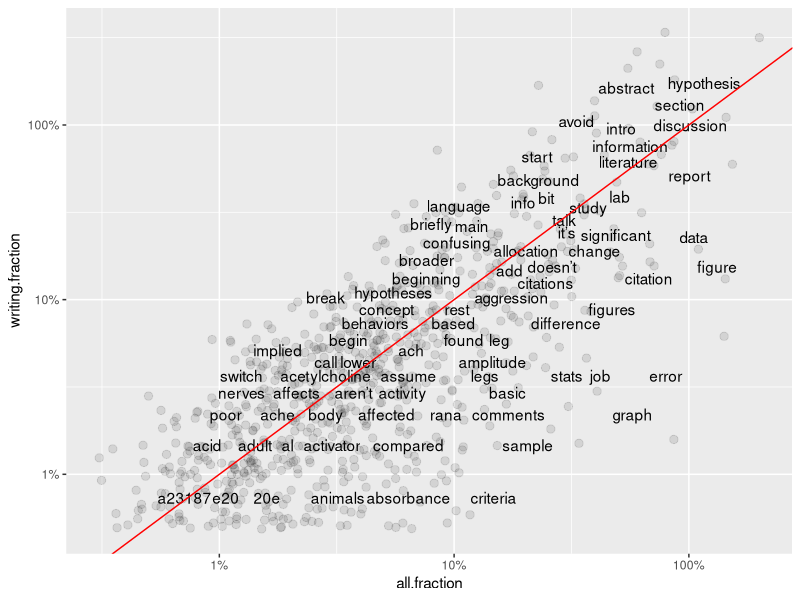
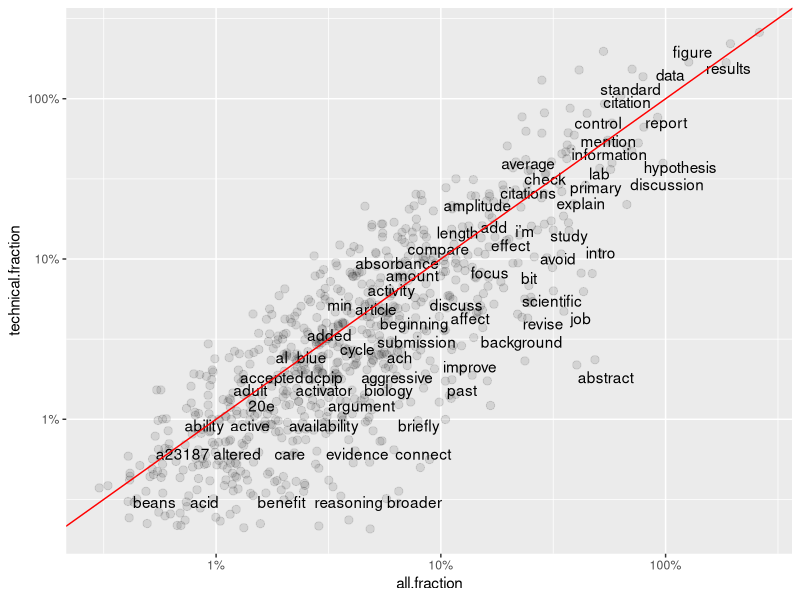
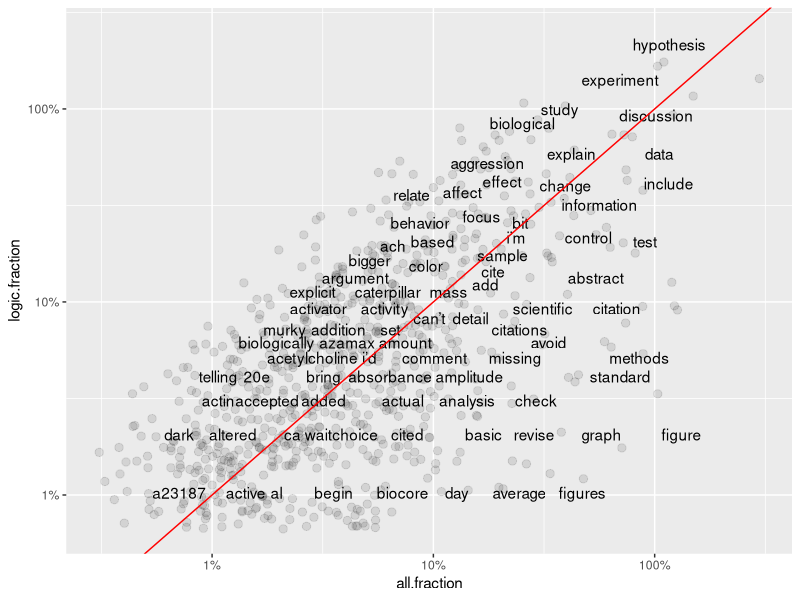
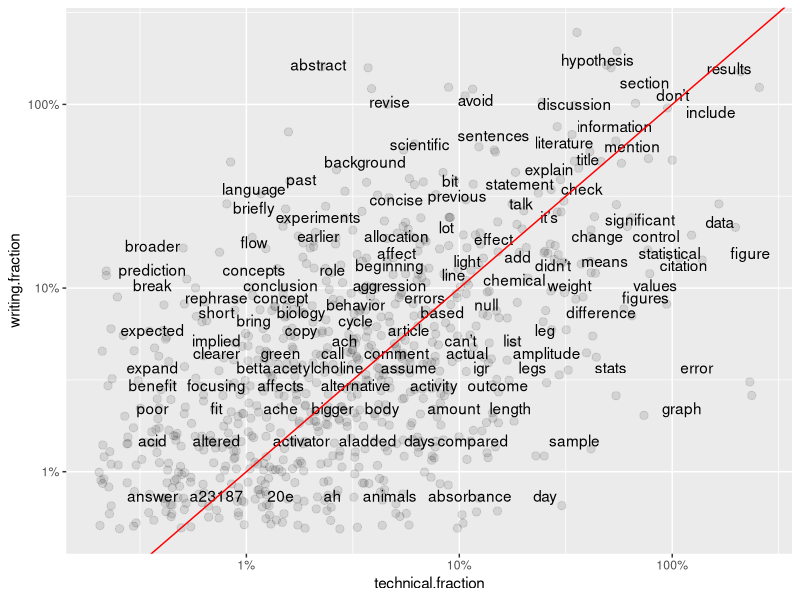
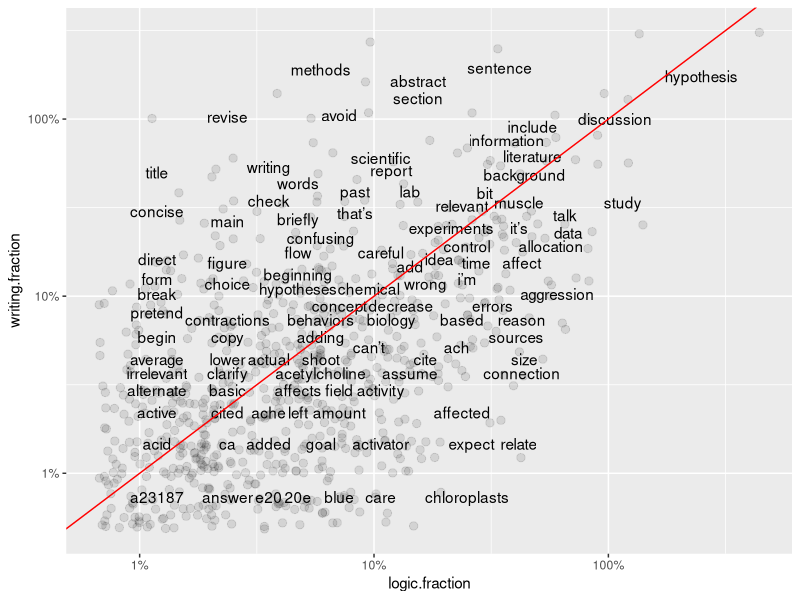
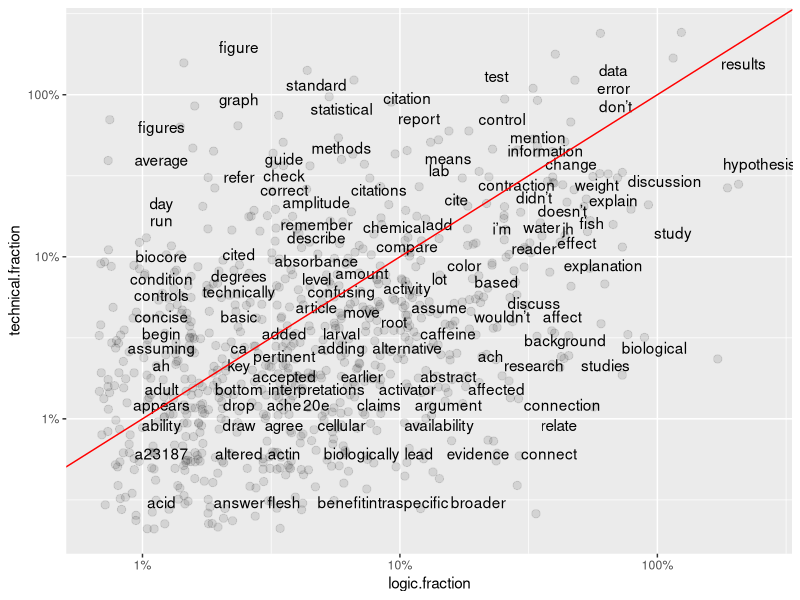
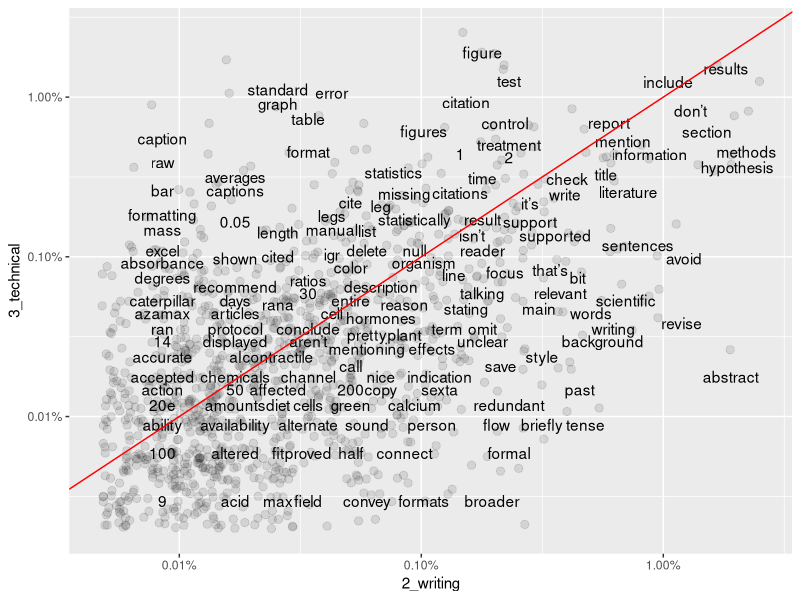
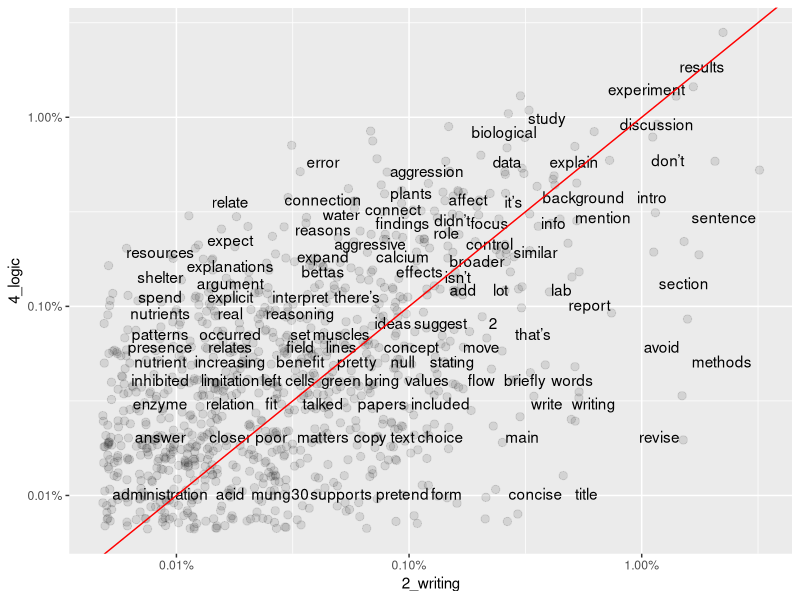

Generate these figures, in order, with R:
## ---- chunk 1
knitr::opts_chunk$set(echo = TRUE)
## ---- chunk 2
# Call in tidyverse, other required libraries.
library(tidyverse)
library(tidytext)
library(dplyr)
library(tidyr)
library(ggplot2)
library(scales)

#Read in CSV as a starting dataframe named "base_data". 
base_data <- read_csv(file='data/coded_full_comments_dataset_Spring18anonVERB.csv')
## ---- chunk 3
#Tokenize phrases, remove the stop words listed in R's standard reference file.
base_data_tokenized <- base_data %>% 
  unnest_tokens(word,ta.comment)

#ALTERNATIVE METHOD for pulling out stopwords.  
sortedwords.comments.all <- base_data_tokenized %>%
  filter(!word %in% stop_words$word,
         !word %in% str_remove_all(stop_words$word, "'"),
         str_detect(word, "[a-z]")) %>%
  count(word, word, sort = TRUE) %>%
  ungroup()

#Calculate total # of words
total_words.all <- sortedwords.comments.all %>% 
  summarize(total = sum(n))

#Calculate then append fractional word frequencies.
sortedwords.comments.all.fraction <- sortedwords.comments.all %>% as_tibble() %>% mutate(
  all.fraction = (n*100)/total_words.all$total
  )

#Select SUBSETs of tokenized data based on code.subject: 
base_data_tokenized.basic <- subset(base_data_tokenized, code.subject == "1_basic", select = (1:28))
base_data_tokenized.writing <- subset(base_data_tokenized, code.subject == "2_writing", select = (1:28))
base_data_tokenized.technical <- subset(base_data_tokenized, code.subject == "3_technical", select = (1:28))
base_data_tokenized.logic <- subset(base_data_tokenized, code.subject == "4_logic", select = (1:28))


#For each subset, filter stopwords, count words and total, then calculate frequencies.
sortedwords.basic <- base_data_tokenized.basic %>%
  filter(!word %in% stop_words$word,
         !word %in% str_remove_all(stop_words$word, "'"),
         str_detect(word, "[a-z]")) %>%
  count(word, word, sort = TRUE) %>%
  ungroup()

#Calculate the number of words in total in the subset
total_words.basic <- sortedwords.basic %>% 
  summarize(total = sum(n))

#Mutate table to calculate then append fractional word frequency in the text.
sortedwords.basic.fraction <- sortedwords.basic %>% as_tibble() %>% mutate(
  basic.fraction = (n*100)/total_words.basic$total
)
#Repeats for subset 2
sortedwords.writing <- base_data_tokenized.writing %>%
  filter(!word %in% stop_words$word,
         !word %in% str_remove_all(stop_words$word, "'"),
         str_detect(word, "[a-z]")) %>%
  count(word, word, sort = TRUE) %>%
  ungroup()

total_words.writing <- sortedwords.writing %>% 
  summarize(total = sum(n))

sortedwords.writing.fraction <- sortedwords.writing %>% as_tibble() %>% mutate(
  writing.fraction = (n*100)/total_words.writing$total
)

#Repeats for subset 3
sortedwords.technical <- base_data_tokenized.technical %>%
  filter(!word %in% stop_words$word,
         !word %in% str_remove_all(stop_words$word, "'"),
         str_detect(word, "[a-z]")) %>%
  count(word, word, sort = TRUE) %>%
  ungroup()

total_words.technical <- sortedwords.technical %>% 
  summarize(total = sum(n))

sortedwords.technical.fraction <- sortedwords.technical %>% as_tibble() %>% mutate(
  technical.fraction = (n*100)/total_words.technical$total
)

#Repeats for subset 4
sortedwords.logic <- base_data_tokenized.logic %>%
  filter(!word %in% stop_words$word,
         !word %in% str_remove_all(stop_words$word, "'"),
         str_detect(word, "[a-z]")) %>%
  count(word, word, sort = TRUE) %>%
  ungroup()

total_words.logic <- sortedwords.logic %>% 
  summarize(total = sum(n))

sortedwords.logic.fraction <- sortedwords.logic %>% as_tibble() %>% mutate(
  logic.fraction = (n*100)/total_words.logic$total
)
## ---- chunk 4
total <- merge(sortedwords.comments.all.fraction,sortedwords.technical.fraction,by="word") 
total2 <- merge(total,sortedwords.writing.fraction,by="word")
total3 <- merge(total2,sortedwords.logic.fraction,by="word")
#rename lines that were possibly confusing
names(total3)[2] <- "all.count"
names(total3)[4] <- "technical.count"
names(total3)[6] <- "writing.count"
names(total3)[8] <- "logic.count"

#Mutate table to calculate then append fractional word frequency in the text.
total4 <- total3 %>% as_tibble() %>% mutate(
  writing.wt = (writing.count *100)/all.count
)

total5 <- total4 %>% as_tibble() %>% mutate(
  technical.wt = (technical.count *100)/all.count
)

total6 <- total5 %>% as_tibble() %>% mutate(
  logic.wt = (logic.count *100)/all.count
)

## ---- chunk 5
ggplot(total6, aes(`all.fraction`,`writing.fraction`)) +
  geom_jitter(alpha = 0.1, size = 2.5, width = 0.25, height = 0.25) +
  geom_text(aes(label = word), check_overlap = TRUE, vjust = 1.5) +
  scale_x_log10(labels = percent_format()) +
  scale_y_log10(labels = percent_format()) +
  geom_abline(color = "red")

ggplot(total6, aes(`all.fraction`,`technical.fraction`)) +
  geom_jitter(alpha = 0.1, size = 2.5, width = 0.25, height = 0.25) +
  geom_text(aes(label = word), check_overlap = TRUE, vjust = 1.5) +
  scale_x_log10(labels = percent_format()) +
  scale_y_log10(labels = percent_format()) +
  geom_abline(color = "red")

ggplot(total6, aes(`all.fraction`,`logic.fraction`)) +
  geom_jitter(alpha = 0.1, size = 2.5, width = 0.25, height = 0.25) +
  geom_text(aes(label = word), check_overlap = TRUE, vjust = 1.5) +
  scale_x_log10(labels = percent_format()) +
  scale_y_log10(labels = percent_format()) +
  geom_abline(color = "red")

ggplot(total6, aes(`technical.fraction`,`writing.fraction`)) +
  geom_jitter(alpha = 0.1, size = 2.5, width = 0.25, height = 0.25) +
  geom_text(aes(label = word), check_overlap = TRUE, vjust = 1.5) +
  scale_x_log10(labels = percent_format()) +
  scale_y_log10(labels = percent_format()) +
  geom_abline(color = "red")

ggplot(total6, aes(`logic.fraction`,`writing.fraction`)) +
  geom_jitter(alpha = 0.1, size = 2.5, width = 0.25, height = 0.25) +
  geom_text(aes(label = word), check_overlap = TRUE, vjust = 1.5) +
  scale_x_log10(labels = percent_format()) +
  scale_y_log10(labels = percent_format()) +
  geom_abline(color = "red")

ggplot(total6, aes(`logic.fraction`,`technical.fraction`)) +
  geom_jitter(alpha = 0.1, size = 2.5, width = 0.25, height = 0.25) +
  geom_text(aes(label = word), check_overlap = TRUE, vjust = 1.5) +
  scale_x_log10(labels = percent_format()) +
  scale_y_log10(labels = percent_format()) +
  geom_abline(color = "red")
## ---- chunk 6
# Isolate table rows to compare. Then reduce larger dataframe to only 2 required columns of data.
frequency_writing <- filter(base_data, code.subject=="2_writing"|code.subject=="3_technical"|code.subject=="4_logic")
frequency_writing.subcolumns <- frequency_writing %>% select(1, 22:23)

# Tokenize phrases, remove stop words listed in standard reference file.
base_data_tokenized <- frequency_writing.subcolumns %>% 
  unnest_tokens(word,ta.comment) %>% 
  anti_join(stop_words)

#At this point the dataframe should have "Unique.Record" in column 1, "code.subject" in column 2, and the unnested "word" in column 3. All columns are class = "character". Stop words listed in the "stop_words" R reference data file have been removed.

#Block below re-organizes the data for comparisons. This pattern sets "2_writing" as the first dataset, then all other data in remaining columns.
#Groups by code.subject, calculated proportional frequency in each group.
#Final step creates 4 columns: word, 2_writing, code.subject, proportion
#Stats need this format to be able to compare 2_writing against other values.
base_data_tokenized_sorted2 <- base_data_tokenized %>% 
  group_by(code.subject) %>%
  count(code.subject, word, sort=TRUE) %>% 
  mutate(proportion = n / sum(n)) %>% 
  select(-n) %>% 
  spread(code.subject, proportion) %>% 
  gather(code.subject, proportion, `3_technical`:`4_logic`)

#The dataframe called "base_data_tokenized_sorted2" is the final 4-column dataframe for statistical analysis. Individual words are in column 1, "2_writing" frequency is in Column 2, "code.subject" is in column 3, and "proportion" is in column 4. Columns 1 and 3 are class = "character", 2 and 4 are numeric ranges. 

#This structure is needed in order to compare word (in Column 1) frequencies for 2. Writing Quality (Column 2) as Y values against the frequencies of those same words (in Column 4) as X axes. WHICH subset of X values to use is coded in Column 3.

#Pearson correlation between frequency of words in 2_writing versus 3_technical and 2_writing versus 4_logic sub-categories.
cor.test(data = base_data_tokenized_sorted2[base_data_tokenized_sorted2$code.subject == "3_technical",], 
         ~ proportion + `2_writing`)

cor.test(data = base_data_tokenized_sorted2[base_data_tokenized_sorted2$code.subject == "4_logic",], 
         ~ proportion + `2_writing`)

coroutput23 <-cor.test(data = base_data_tokenized_sorted2[base_data_tokenized_sorted2$code.subject == "3_technical",], 
         ~ proportion + `2_writing`)
coroutput24 <-cor.test(data = base_data_tokenized_sorted2[base_data_tokenized_sorted2$code.subject == "4_logic",], 
         ~ proportion + `2_writing`)

#Comparing sub-groups 3_technical and 4_logic requires recreating the dataframe in a slightly different format that excludes the data rows for 2_writing.

# Isolate table rows to compare. Then reduce larger dataframe to only 2 required columns of data.
frequency_writing3 <- filter(base_data, code.subject=="3_technical"|code.subject=="4_logic")
frequency_writing.subcolumns3 <- frequency_writing3 %>% select(1, 22:23)

# Tokenize phrases, remove stop words listed in standard reference file.
base_data_tokenized3 <- frequency_writing.subcolumns3 %>% 
  unnest_tokens(word,ta.comment) %>% 
  anti_join(stop_words)

#At this point the dataframe should have "Unique.Record" in column 1, "code.subject" in column 2, and the unnested "word" in column 3. All columns are class = "character". Stop words listed in the "stop_words" R reference data file have been removed.

#Block below re-organizes the data for comparisons. This pattern sets "3_technical" as the first dataset, then all other data in remaining columns.
#Groups by code.subject, calculated proportional frequency in each group.
#Final step creates 4 columns: word, 3_technical, code.subject, proportion
#Stats need this format to be able to compare 3_technical against other values.
base_data_tokenized_sorted3 <- base_data_tokenized3 %>% 
  group_by(code.subject) %>%
  count(code.subject, word, sort=TRUE) %>% 
  mutate(proportion = n / sum(n)) %>% 
  select(-n) %>% 
  spread(code.subject, proportion) %>% 
  gather(code.subject, proportion,`4_logic`)

#The dataframe called "base_data_tokenized_sorted3" is the final 4-column dataframe for statistical analysis. Individual words are in column 1, "3_technical" frequency is in Column 2, "code.subject" is in column 3, and "proportion" is in column 4. Columns 1 and 3 are class = "character", 2 and 4 are numeric ranges. 

#This structure is needed in order to compare word (in Column 1) frequencies for 3_technical (Column 2) as Y values against the frequencies of those same words (in Column 4) as X axes. WHICH subset of X values to use is coded in Column 3.

#Pearson correlation** between the frequency of words in 3_technical versus 4_logic sub-categories.
coroutput34 <-cor.test(data = base_data_tokenized_sorted3[base_data_tokenized_sorted3$code.subject == "4_logic",], 
         ~ proportion + `3_technical`)

broom::tidy(coroutput23)
broom::tidy(coroutput24)
broom::tidy(coroutput34)
## ---- chunk 7
#Create groups by code.subject, calculates proportional frequency in each group.
#Final step creates 5 columns: code.subject, n, word, total, frequency.
base_data_tokenized_sorted2 <- base_data_tokenized %>% 
  group_by(code.subject) %>%
  count(code.subject, word, sort=TRUE) %>% 
  left_join(base_data_tokenized %>% 
  group_by(code.subject) %>% 
  summarise(total = n())) %>%
  mutate(freq = n/total)

base_data_tokenized_sorted2v3 <- base_data_tokenized_sorted2 %>% 
  select(code.subject, word, freq) %>% 
  spread(code.subject, freq) %>%
  arrange(`2_writing`,`3_technical`)

ggplot(base_data_tokenized_sorted2v3, aes(`2_writing`,`3_technical`)) +
  geom_jitter(alpha = 0.1, size = 2.5, width = 0.25, height = 0.25) +
  geom_text(aes(label = word), check_overlap = TRUE, vjust = 1.5) +
  scale_x_log10(labels = percent_format()) +
  scale_y_log10(labels = percent_format()) +
  geom_abline(color = "red")
  #ggsave("Freqplot_3vs2.png", width = 10, height = 6)

#Comparing 2 vs. 4.
base_data_tokenized_sorted2v4 <- base_data_tokenized_sorted2 %>% 
  select(code.subject, word, freq) %>% 
  spread(code.subject, freq) %>%
  arrange(`2_writing`,`4_logic`)

ggplot(base_data_tokenized_sorted2v3, aes(`2_writing`,`4_logic`)) +
  geom_jitter(alpha = 0.1, size = 2.5, width = 0.25, height = 0.25) +
  geom_text(aes(label = word), check_overlap = TRUE, vjust = 1.5) +
  scale_x_log10(labels = percent_format()) +
  scale_y_log10(labels = percent_format()) +
  geom_abline(color = "red")
  #ggsave("Freqplot_4vs2.png", width = 10, height = 6)

#Create groups by code.subject, calculates proportional frequency in each group.
#Final step creates 5 columns: code.subject, n, word, total, frequency.
base_data_tokenized_sorted3 <- base_data_tokenized %>% 
  group_by(code.subject) %>%
  count(code.subject, word, sort=TRUE) %>% 
  left_join(base_data_tokenized %>% 
  group_by(code.subject) %>% 
  summarise(total = n())) %>%
  mutate(freq = n/total)

#Set up comparison for 3 vs. 4.
base_data_tokenized_sorted3v4 <- base_data_tokenized_sorted3 %>% 
  select(code.subject, word, freq) %>% 
  spread(code.subject, freq) %>%
  arrange(`2_writing`,`4_logic`)

ggplot(base_data_tokenized_sorted3v4, aes(`3_technical`,`4_logic`)) +
  geom_jitter(alpha = 0.1, size = 2.5, width = 0.25, height = 0.25) +
  geom_text(aes(label = word), check_overlap = TRUE, vjust = 1.5) +
  scale_x_log10(labels = percent_format()) +
  scale_y_log10(labels = percent_format()) +
  geom_abline(color = "red")
  #ggsave("Freqplot_4vs3.png", width = 10, height = 6)
## ---- chunk 8
word_ratios2v3 <- base_data_tokenized %>%
  count(word, code.subject) %>%
  group_by(word) %>%
  filter(sum(n) >= 10) %>%
  ungroup() %>%
  spread(code.subject, n, fill = 0) %>%
  mutate_if(is.numeric, funs((. + 1) / (sum(.) + 1))) %>%
  mutate(logratio = log(`2_writing`/`3_technical`)) %>%
  arrange(desc(logratio))

word_ratios3v4 <- base_data_tokenized %>%
  count(word, code.subject) %>%
  group_by(word) %>%
  filter(sum(n) >= 10) %>%
  ungroup() %>%
  spread(code.subject, n, fill = 0) %>%
  mutate_if(is.numeric, funs((. + 1) / (sum(.) + 1))) %>%
  mutate(logratio = log(`3_technical`/`4_logic`)) %>%
  arrange(desc(logratio))

word_ratios2v4 <- base_data_tokenized %>%
  count(word, code.subject) %>%
  group_by(word) %>%
  filter(sum(n) >= 10) %>%
  ungroup() %>%
  spread(code.subject, n, fill = 0) %>%
  mutate_if(is.numeric, funs((. + 1) / (sum(.) + 1))) %>%
  mutate(logratio = log(`2_writing`/`4_logic`)) %>%
  arrange(desc(logratio))

word_ratios2v3 %>% 
  arrange(abs(logratio))
word_ratios3v4 %>% 
  arrange(abs(logratio))
word_ratios2v4 %>% 
  arrange(abs(logratio))
## ---- chunk 9
word_ratios2v3 %>%
  group_by(logratio < 0) %>%
  top_n(25, abs(logratio)) %>%
  ungroup() %>%
  mutate(word = reorder(word, logratio)) %>%
  ggplot(aes(word, logratio, fill = logratio < 0)) +
  geom_col(show.legend = FALSE) +
  coord_flip() +
  ylab("log odds ratio (Writing-top/Technical-bottom)") +
  scale_fill_discrete(name = "", labels = c("2_writing", "3_technical"))
  #ggsave("Logplot_2vs3.png", width = 6, height = 10)

word_ratios3v4 %>%
  group_by(logratio < 0) %>%
  top_n(25, abs(logratio)) %>%
  ungroup() %>%
  mutate(word = reorder(word, logratio)) %>%
  ggplot(aes(word, logratio, fill = logratio < 0)) +
  geom_col(show.legend = FALSE) +
  coord_flip() +
  ylab("log odds ratio (Technical-top/Logic-bottom)") +
  scale_fill_discrete(name = "", labels = c("3_technical","4_logic"))
  #ggsave("Logplot_3vs4.png", width = 6, height = 10)

word_ratios2v4 %>%
  group_by(logratio < 0) %>%
  top_n(25, abs(logratio)) %>%
  ungroup() %>%
  mutate(word = reorder(word, logratio)) %>%
  ggplot(aes(word, logratio, fill = logratio < 0)) +
  geom_col(show.legend = FALSE) +
  coord_flip() +
  ylab("log odds ratio (Writing-top/Logic-bottom)") +
  scale_fill_discrete(name = "", labels = c("2_writing", "4_logic"))
  #ggsave("Logplot_2vs4.png", width = 6, height = 10)


## ---- chunk 10
# Call in tidyverse, other required libraries.
library(tidyverse)
library(tidytext)
library(dplyr)
library(tidyr)
library(ggplot2)
library(scales)

#Read in CSV as a starting dataframe named "base_data". 
base_data <- read_csv(file='data/coded_full_comments_dataset_Spring18anonVERB.csv')
## ---- chunk 11
#Tokenize phrases as N-grams.

base_data_tokenized2n <- base_data %>% 
  unnest_tokens(ngram, ta.comment, token="ngrams", n=2)

sortedwords.comments.all2n <- base_data_tokenized2n %>%
  count(ngram, sort = TRUE) %>%
  ungroup()

total_words.all2n <- sortedwords.comments.all2n %>% 
  summarize(total = sum(n))

sortedwords.comments.all.fraction2n <- sortedwords.comments.all2n %>% as_tibble() %>% mutate(
  all.fraction = (n*100)/total_words.all2n$total
  )

#Select SUBSETs of tokenized data based on code.subject: 
base_data_tokenized.basic2n <- subset(base_data_tokenized2n, code.subject == "1_basic", select = (1:28))
base_data_tokenized.writing2n <- subset(base_data_tokenized2n, code.subject == "2_writing", select = (1:28))
base_data_tokenized.technical2n <- subset(base_data_tokenized2n, code.subject == "3_technical", select = (1:28))
base_data_tokenized.logic2n <- subset(base_data_tokenized2n, code.subject == "4_logic", select = (1:28))


#For each subset, filter stopwords, count words and total, then calculate frequencies.
sortedwords.basic2n <- base_data_tokenized.basic2n %>%
  count(ngram, sort = TRUE) %>%
  ungroup()

#Calculate the number of words in total in the subset
total_words.basic2n <- sortedwords.basic2n %>% 
  summarize(total = sum(n))

#Mutate table to calculate then append fractional word frequency in the text.
sortedwords.basic.fraction2n <- sortedwords.basic2n %>% as_tibble() %>% mutate(
  basic.fraction2n = (n*100)/total_words.basic2n$total
)

#Repeats for subset 2
#For each subset, filter stopwords, count words and total, then calculate frequencies.
sortedwords.writing2n <- base_data_tokenized.writing2n %>%
  count(ngram, sort = TRUE) %>%
  ungroup()

#Calculate the number of words in total in the subset
total_words.writing2n <- sortedwords.writing2n %>% 
  summarize(total = sum(n))

#Mutate table to calculate then append fractional word frequency in the text.
sortedwords.writing.fraction2n <- sortedwords.writing2n %>% as_tibble() %>% mutate(
  writing.fraction2n = (n*100)/total_words.writing2n$total
)

#Repeats for subset 3
#For each subset, filter stopwords, count words and total, then calculate frequencies.
sortedwords.technical2n <- base_data_tokenized.technical2n %>%
  count(ngram, sort = TRUE) %>%
  ungroup()

#Calculate the number of words in total in the subset
total_words.technical2n <- sortedwords.technical2n %>% 
  summarize(total = sum(n))

#Mutate table to calculate then append fractional word frequency in the text.
sortedwords.technical.fraction2n <- sortedwords.technical2n %>% as_tibble() %>% mutate(
  technical.fraction2n = (n*100)/total_words.technical2n$total
)

#Repeats for subset 4
#For each subset, filter stopwords, count words and total, then calculate frequencies.
sortedwords.logic2n <- base_data_tokenized.logic2n %>%
  count(ngram, sort = TRUE) %>%
  ungroup()

#Calculate the number of words in total in the subset
total_words.logic2n <- sortedwords.logic2n %>% 
  summarize(total = sum(n))

#Mutate table to calculate then append fractional word frequency in the text.
sortedwords.logic.fraction2n <- sortedwords.logic2n %>% as_tibble() %>% mutate(
  logic.fraction2n = (n*100)/total_words.logic2n$total
)
